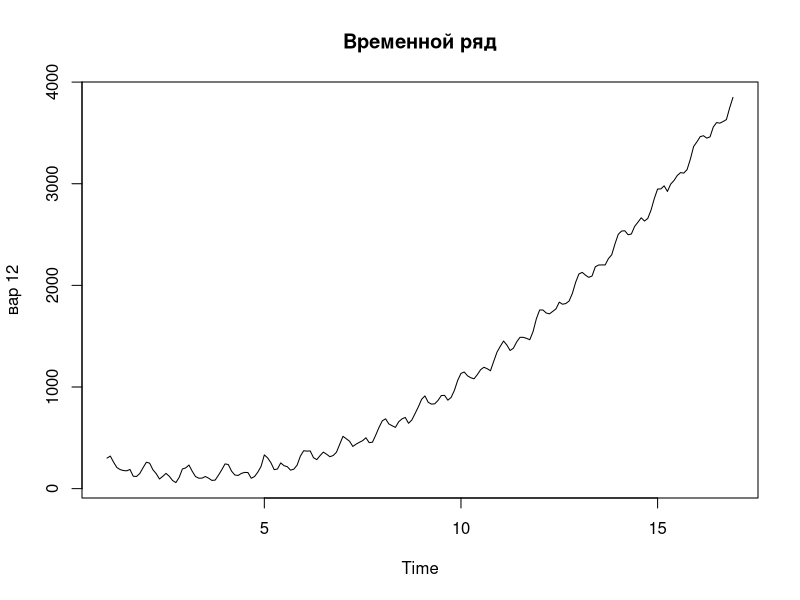
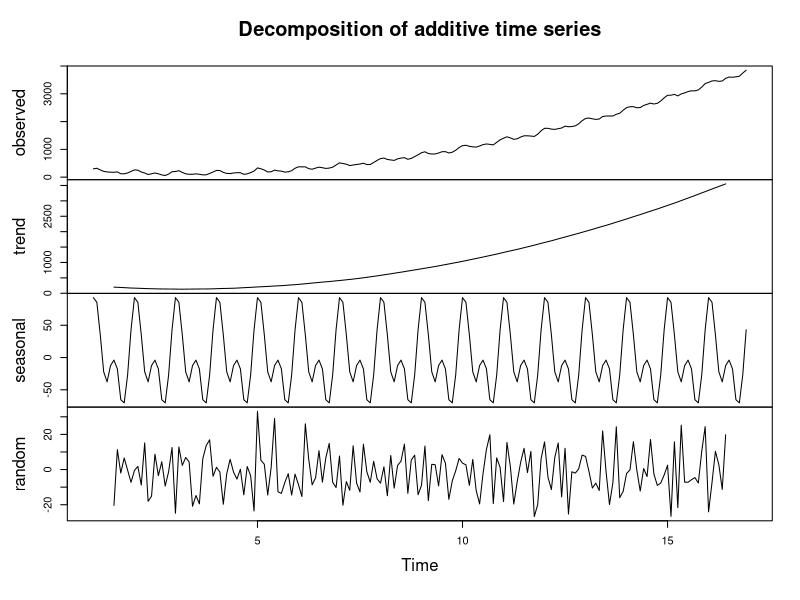
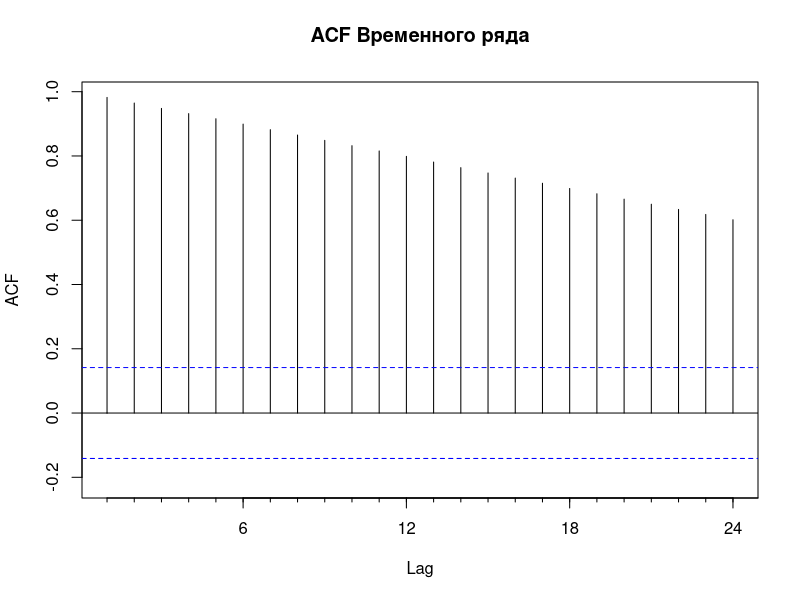
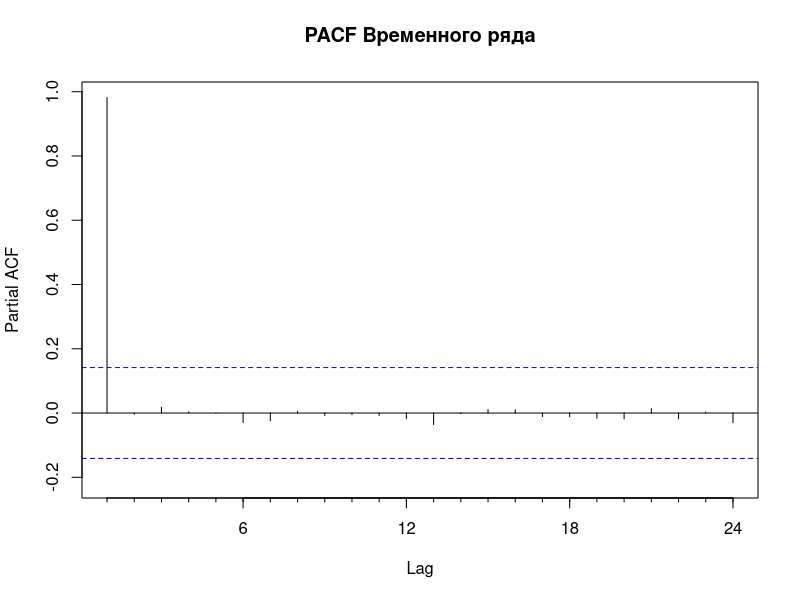
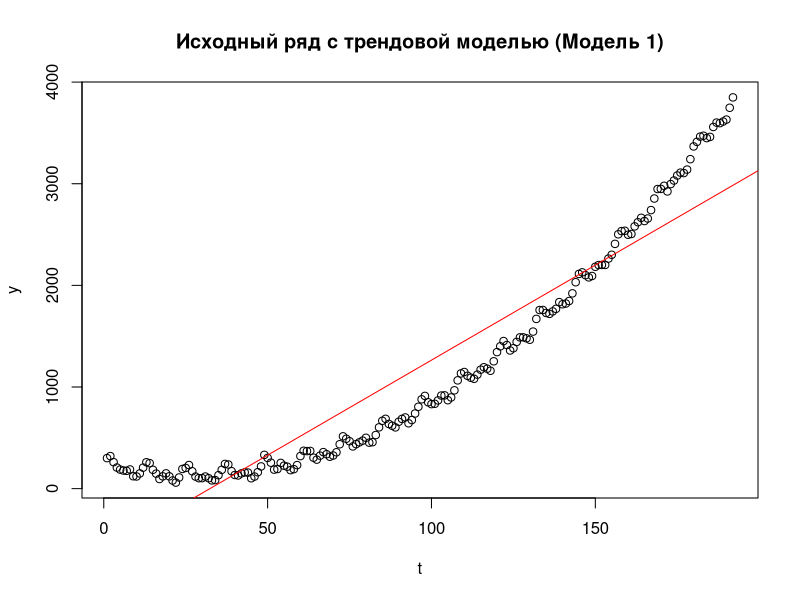
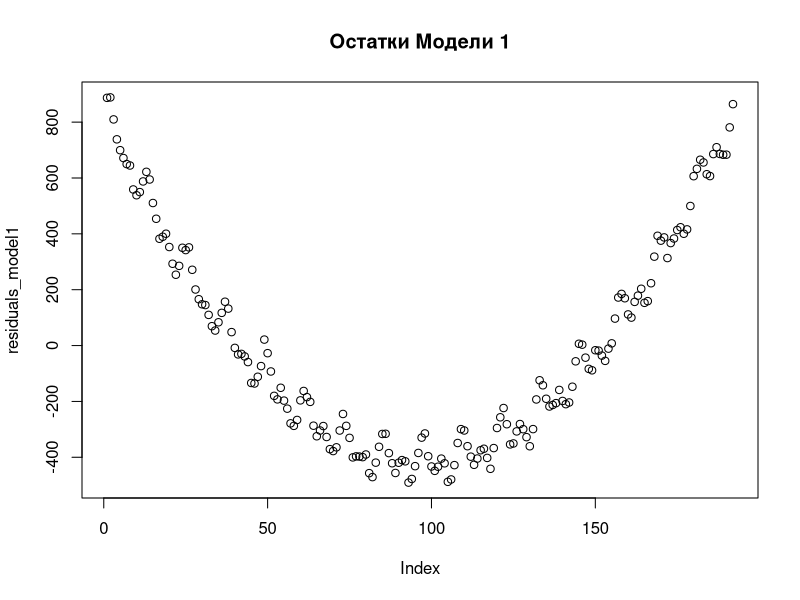
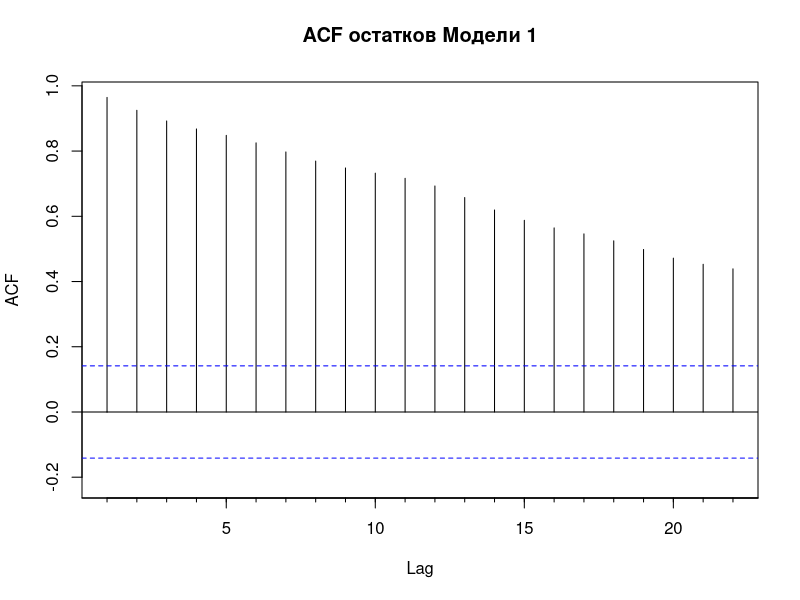
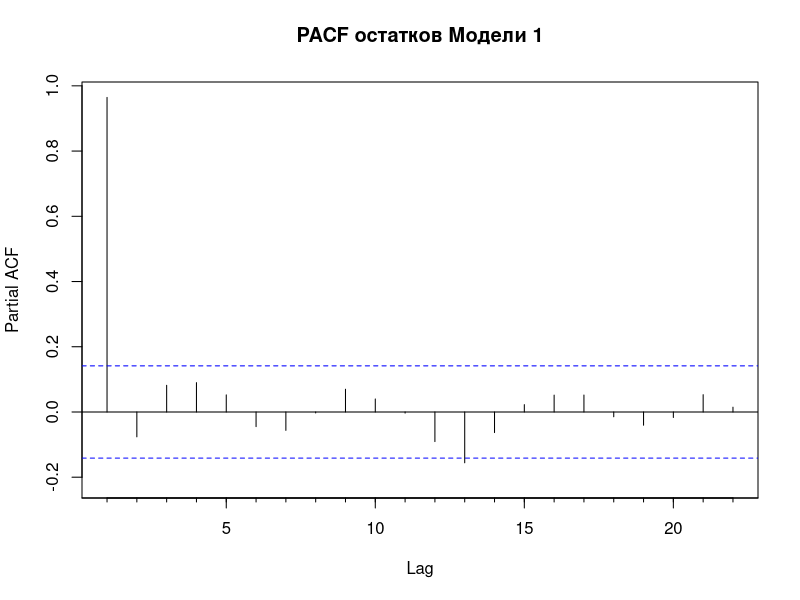

Source code (R) for these figures, in order:
# Загрузка библиотек
library(forecast)
library(tseries)

# Загрузка данных
data <- read.csv("data.csv", header=TRUE, sep=";", check.names=F, fileEncoding="Windows-1251")
tsData <- ts(data[15], frequency=12) # Загрузка 12 варианта временного ряда

# 2.2 Построение графика временного ряда и его декомпозиция
plot.ts(tsData, main="Временной ряд")
decomp <- decompose(tsData)
plot(decomp)

# Построение автокорреляционной и частной автокорреляционной функций
Acf(tsData, main="ACF Временного ряда")
Pacf(tsData, main="PACF Временного ряда")

# 2.3.1 Идентификация тренда (Модель 1)
# Используем линейную модель тренда
t <- 1:length(tsData)
y <- as.numeric(tsData)
data1 <- data.frame(y=y, t=t)
model1 <- lm(y ~ t, data=data1) # Линейная регрессия
summary_model1 <- summary(model1)
print(summary_model1)

# Оценка точности модели
accuracy_model1 <- accuracy(fitted(model1), tsData)
print("Точность Модели 1:")
print(accuracy_model1)

min_error <- min(residuals(model1))
max_error <- max(residuals(model1))
mean_error <- mean(residuals(model1))
std_dev <- sd(residuals(model1))
mean_absolute_error <- mean(abs(residuals(model1)))
mean_percentage_error <- mean(100 * residuals(model1) / y)
mean_absolute_percentage_error <- mean(100 * abs(residuals(model1)) / y)
root_mean_squared_error <- sqrt(mean(residuals(model1)^2))
r_squared <- summary_model1$r.squared

# Вывод значений для таблицы
cat("Минимальный остаток (Min error):", min_error, "\n")
cat("Максимальный остаток (Max error):", max_error, "\n")
cat("Средняя ошибка (Mean error):", mean_error, "\n")
cat("СКО ошибки (Std. dev.):", std_dev, "\n")
cat("Средняя абсолютная ошибка (Mean absolute error):", mean_absolute_error, "\n")
cat("Средняя ошибка в процентах (Mean percentage error):", mean_percentage_error, "\n")
cat("Средняя абсолютная ошибка в процентах (Mean absolute percentage error):", mean_absolute_percentage_error, "\n")
cat("Средний квадрат ошибки (Root mean squared error):", root_mean_squared_error, "\n")
cat("Коэффициент детерминации (R-squared):", r_squared, "\n")

# График исходного ряда с наложением тренда
plot(t, y, main="Исходный ряд с трендовой моделью (Модель 1)")
abline(model1, col="red")

# Остатки Модели 1 и их анализ
residuals_model1 <- residuals(model1)
plot(residuals_model1, main="Остатки Модели 1")
Acf(residuals_model1, main="ACF остатков Модели 1")
Pacf(residuals_model1, main="PACF остатков Модели 1")
spec.pgram(residuals_model1, detrend=FALSE, log="no", main="Периодограмма остатков Модели 1")

# 2.3.2 Идентификация сезонной составляющей (Модель 2)
# Добавляем сезонную составляющую
model2 <- tslm(tsData ~ trend + season)
summary_model2 <- summary(model2)
print(summary_model2)

min_error <- min(residuals(model2))
max_error <- max(residuals(model2))
mean_error <- mean(residuals(model2))
std_dev <- sd(residuals(model2))
mean_absolute_error <- mean(abs(residuals(model2)))
mean_percentage_error <- mean(100 * residuals(model2) / y)
mean_absolute_percentage_error <- mean(100 * abs(residuals(model2)) / y)
root_mean_squared_error <- sqrt(mean(residuals(model2)^2))
r_squared <- summary_model2$r.squared

# Вывод значений для таблицы
cat("Минимальный остаток (Min error):", min_error, "\n")
cat("Максимальный остаток (Max error):", max_error, "\n")
cat("Средняя ошибка (Mean error):", mean_error, "\n")
cat("СКО ошибки (Std. dev.):", std_dev, "\n")
cat("Средняя абсолютная ошибка (Mean absolute error):", mean_absolute_error, "\n")
cat("Средняя ошибка в процентах (Mean percentage error):", mean_percentage_error, "\n")
cat("Средняя абсолютная ошибка в процентах (Mean absolute percentage error):", mean_absolute_percentage_error, "\n")
cat("Средний квадрат ошибки (Root mean squared error):", root_mean_squared_error, "\n")
cat("Коэффициент детерминации (R-squared):", r_squared, "\n")

# Оценка точности модели 2
accuracy_model2 <- accuracy(fitted(model2), tsData)
print("Точность Модели 2:")
print(accuracy_model2)

# График исходного ряда с наложением тренда и сезонной составляющей
plot(tsData, main="Исходный ряд с трендовой и сезонной моделью (Модель 2)")
lines(fitted(model2), col="blue")

# Остатки Модели 2 и их анализ
residuals_model2 <- residuals(model2)
plot(residuals_model2, main="Остатки Модели 2")
Acf(residuals_model2, main="ACF остатков Модели 2")
Pacf(residuals_model2, main="PACF остатков Модели 2")
spec.pgram(residuals_model2, detrend=FALSE, log="no", main="Периодограмма остатков Модели 2")

# 2.3.3 Идентификация авторегрессионной составляющей (Модель 3)
# Добавляем авторегрессионную модель, если в остатках присутствует корреляция
model3 <- auto.arima(tsData, seasonal=TRUE)
summary_model3 <- summary(model3)
print(summary_model3)

min_error <- min(residuals(model3))
max_error <- max(residuals(model3))
mean_error <- mean(residuals(model3))
std_dev <- sd(residuals(model3))
mean_absolute_error <- mean(abs(residuals(model3)))
mean_percentage_error <- mean(100 * residuals(model3) / y)
mean_absolute_percentage_error <- mean(100 * abs(residuals(model3)) / y)
root_mean_squared_error <- sqrt(mean(residuals(model3)^2))
r_squared <- summary_model3$r.squared

# Вывод значений для таблицы
cat("Минимальный остаток (Min error):", min_error, "\n")
cat("Максимальный остаток (Max error):", max_error, "\n")
cat("Средняя ошибка (Mean error):", mean_error, "\n")
cat("СКО ошибки (Std. dev.):", std_dev, "\n")
cat("Средняя абсолютная ошибка (Mean absolute error):", mean_absolute_error, "\n")
cat("Средняя ошибка в процентах (Mean percentage error):", mean_percentage_error, "\n")
cat("Средняя абсолютная ошибка в процентах (Mean absolute percentage error):", mean_absolute_percentage_error, "\n")
cat("Средний квадрат ошибки (Root mean squared error):", root_mean_squared_error, "\n")
cat("Коэффициент детерминации (R-squared):", r_squared, "\n")

# Оценка точности модели 3
accuracy_model3 <- accuracy(fitted(model3), tsData)
print("Точность Модели 3:")
print(accuracy_model3)

# График исходного ряда с наложением Модели 3 (ARIMA с сезонностью)
plot(tsData, main="Исходный ряд с моделью (Модель 3)")
lines(fitted(model3), col="purple")

# Остатки Модели 3 и их анализ
residuals_model3 <- residuals(model3)
plot(residuals_model3, main="Остатки Модели 3")
Acf(residuals_model3, main="ACF остатков Модели 3")
Pacf(residuals_model3, main="PACF остатков Модели 3")
spec.pgram(residuals_model3, detrend=FALSE, log="no", main="Периодограмма остатков Модели 3")

# 2.4 Сравнение моделей и прогноз на 3 шага вперед на основе Модели 3
print("Сравнение точности моделей:")
print(accuracy_model1)
print(accuracy_model2)
print(accuracy_model3)

# Прогноз на 3 шага вперед на основе модели 3
forecast_model3 <- forecast(model3, h=3)
print("Прогноз на 3 шага вперед:")
print(forecast_model3)
plot(forecast_model3)
